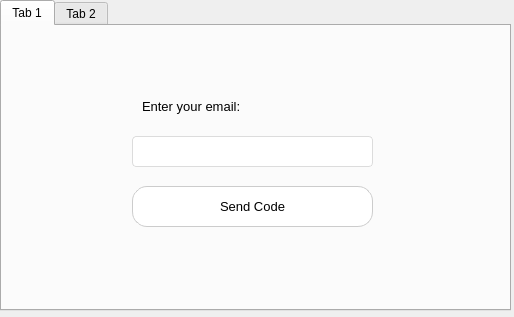
<?xml version="1.0" encoding="UTF-8"?>
<ui version="4.0">
 <class>Form</class>
 <widget class="QWidget" name="Form">
  <property name="geometry">
   <rect>
    <x>0</x>
    <y>0</y>
    <width>514</width>
    <height>317</height>
   </rect>
  </property>
  <property name="windowTitle">
   <string>New Password</string>
  </property>
  <widget class="QTabWidget" name="reset_tab_widget">
   <property name="geometry">
    <rect>
     <x>0</x>
     <y>0</y>
     <width>511</width>
     <height>311</height>
    </rect>
   </property>
   <property name="currentIndex">
    <number>0</number>
   </property>
   <widget class="QWidget" name="tab">
    <attribute name="title">
     <string>Tab 1</string>
    </attribute>
    <widget class="QLabel" name="label_3">
     <property name="geometry">
      <rect>
       <x>140</x>
       <y>70</y>
       <width>181</width>
       <height>21</height>
      </rect>
     </property>
     <property name="font">
      <font>
       <pointsize>10</pointsize>
       <weight>50</weight>
       <bold>false</bold>
      </font>
     </property>
     <property name="accessibleName">
      <string/>
     </property>
     <property name="frameShape">
      <enum>QFrame::NoFrame</enum>
     </property>
     <property name="frameShadow">
      <enum>QFrame::Sunken</enum>
     </property>
     <property name="text">
      <string>Enter your email:</string>
     </property>
     <property name="textFormat">
      <enum>Qt::MarkdownText</enum>
     </property>
    </widget>
    <widget class="QLineEdit" name="email_confirm_input">
     <property name="geometry">
      <rect>
       <x>130</x>
       <y>110</y>
       <width>241</width>
       <height>31</height>
      </rect>
     </property>
     <property name="toolTip">
      <string>&lt;html&gt;&lt;head/&gt;&lt;body&gt;&lt;p&gt;Enter your email here&lt;/p&gt;&lt;p&gt;NAME@EXAMPLE.com&lt;/p&gt;&lt;/body&gt;&lt;/html&gt;</string>
     </property>
     <property name="styleSheet">
      <string notr="true">QLineEdit {
    border: 1px solid #dcdcdc;
    border-radius: 4px;
    padding: 6px 10px;
    background-color: #ffffff;
    font-size: 13px;
    color: #333;
}

QLineEdit:focus {
    border: 1px solid #0078d7;
}
</string>
     </property>
     <property name="inputMask">
      <string/>
     </property>
    </widget>
    <widget class="QPushButton" name="send_code_button">
     <property name="geometry">
      <rect>
       <x>130</x>
       <y>160</y>
       <width>241</width>
       <height>41</height>
      </rect>
     </property>
     <property name="font">
      <font>
       <pointsize>10</pointsize>
      </font>
     </property>
     <property name="toolTip">
      <string>&lt;html&gt;&lt;head/&gt;&lt;body&gt;&lt;p&gt;Login as a student&lt;/p&gt;&lt;/body&gt;&lt;/html&gt;</string>
     </property>
     <property name="styleSheet">
      <string notr="true">QPushButton {
    background-color: white;
    color: black;
    border-radius: 15px;               
    border: 1px solid #ccc;            
    padding: 10px 20px;
}

QPushButton:hover {
    background-color: #003366;         
    color: white;
    border: 1px solid #003366;        
}

</string>
     </property>
     <property name="text">
      <string>Send Code</string>
     </property>
    </widget>
   </widget>
   <widget class="QWidget" name="tab_2">
    <attribute name="title">
     <string>Tab 2</string>
    </attribute>
    <widget class="QLabel" name="label_4">
     <property name="geometry">
      <rect>
       <x>140</x>
       <y>50</y>
       <width>181</width>
       <height>21</height>
      </rect>
     </property>
     <property name="font">
      <font>
       <pointsize>10</pointsize>
       <weight>50</weight>
       <bold>false</bold>
      </font>
     </property>
     <property name="accessibleName">
      <string/>
     </property>
     <property name="frameShape">
      <enum>QFrame::NoFrame</enum>
     </property>
     <property name="frameShadow">
      <enum>QFrame::Sunken</enum>
     </property>
     <property name="text">
      <string>Enter the code:</string>
     </property>
     <property name="textFormat">
      <enum>Qt::MarkdownText</enum>
     </property>
    </widget>
    <widget class="QLineEdit" name="code_input">
     <property name="geometry">
      <rect>
       <x>130</x>
       <y>80</y>
       <width>241</width>
       <height>31</height>
      </rect>
     </property>
     <property name="toolTip">
      <string>&lt;html&gt;&lt;head/&gt;&lt;body&gt;&lt;p&gt;Enter your email here&lt;/p&gt;&lt;p&gt;NAME@EXAMPLE.com&lt;/p&gt;&lt;/body&gt;&lt;/html&gt;</string>
     </property>
     <property name="styleSheet">
      <string notr="true">QLineEdit {
    border: 1px solid #dcdcdc;
    border-radius: 4px;
    padding: 6px 10px;
    background-color: #ffffff;
    font-size: 13px;
    color: #333;
}

QLineEdit:focus {
    border: 1px solid #0078d7;
}
</string>
     </property>
     <property name="inputMask">
      <string/>
     </property>
    </widget>
    <widget class="QLineEdit" name="new_password_input">
     <property name="geometry">
      <rect>
       <x>130</x>
       <y>160</y>
       <width>241</width>
       <height>31</height>
      </rect>
     </property>
     <property name="toolTip">
      <string>&lt;html&gt;&lt;head/&gt;&lt;body&gt;&lt;p&gt;Enter your email here&lt;/p&gt;&lt;p&gt;NAME@EXAMPLE.com&lt;/p&gt;&lt;/body&gt;&lt;/html&gt;</string>
     </property>
     <property name="styleSheet">
      <string notr="true">QLineEdit {
    border: 1px solid #dcdcdc;
    border-radius: 4px;
    padding: 6px 10px;
    background-color: #ffffff;
    font-size: 13px;
    color: #333;
}

QLineEdit:focus {
    border: 1px solid #0078d7;
}
</string>
     </property>
     <property name="inputMask">
      <string/>
     </property>
    </widget>
    <widget class="QLabel" name="label_5">
     <property name="geometry">
      <rect>
       <x>140</x>
       <y>130</y>
       <width>181</width>
       <height>21</height>
      </rect>
     </property>
     <property name="font">
      <font>
       <pointsize>10</pointsize>
       <weight>50</weight>
       <bold>false</bold>
      </font>
     </property>
     <property name="accessibleName">
      <string/>
     </property>
     <property name="frameShape">
      <enum>QFrame::NoFrame</enum>
     </property>
     <property name="frameShadow">
      <enum>QFrame::Sunken</enum>
     </property>
     <property name="text">
      <string>New password</string>
     </property>
     <property name="textFormat">
      <enum>Qt::MarkdownText</enum>
     </property>
    </widget>
    <widget class="QPushButton" name="reset_password_button">
     <property name="geometry">
      <rect>
       <x>130</x>
       <y>210</y>
       <width>241</width>
       <height>41</height>
      </rect>
     </property>
     <property name="font">
      <font>
       <pointsize>10</pointsize>
      </font>
     </property>
     <property name="toolTip">
      <string>&lt;html&gt;&lt;head/&gt;&lt;body&gt;&lt;p&gt;Login as a student&lt;/p&gt;&lt;/body&gt;&lt;/html&gt;</string>
     </property>
     <property name="styleSheet">
      <string notr="true">QPushButton {
    background-color: white;
    color: black;
    border-radius: 15px;               
    border: 1px solid #ccc;            
    padding: 10px 20px;
}

QPushButton:hover {
    background-color: #003366;         
    color: white;
    border: 1px solid #003366;        
}

</string>
     </property>
     <property name="text">
      <string>Reset Password</string>
     </property>
    </widget>
   </widget>
  </widget>
 </widget>
 <resources/>
 <connections/>
</ui>
